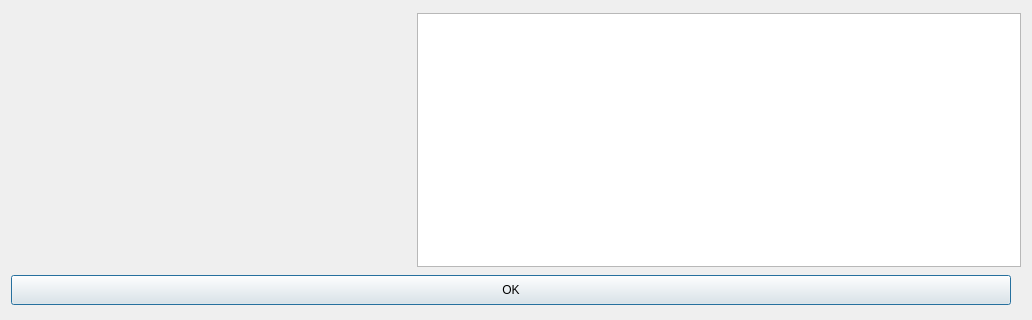
<?xml version="1.0" encoding="UTF-8"?>
<ui version="4.0">
 <class>HelpDialog</class>
 <widget class="QDialog" name="HelpDialog">
  <property name="geometry">
   <rect>
    <x>0</x>
    <y>0</y>
    <width>1032</width>
    <height>320</height>
   </rect>
  </property>
  <property name="minimumSize">
   <size>
    <width>1032</width>
    <height>320</height>
   </size>
  </property>
  <property name="maximumSize">
   <size>
    <width>1032</width>
    <height>320</height>
   </size>
  </property>
  <property name="windowTitle">
   <string>About HyperMix</string>
  </property>
  <property name="windowIcon">
   <iconset>
    <normaloff>images/H.png</normaloff>images/H.png</iconset>
  </property>
  <layout class="QHBoxLayout" name="horizontalLayout_2">
   <item>
    <layout class="QVBoxLayout" name="verticalLayout">
     <item>
      <layout class="QHBoxLayout" name="horizontalLayout">
       <item>
        <widget class="QLabel" name="imageLabel">
         <property name="minimumSize">
          <size>
           <width>400</width>
           <height>254</height>
          </size>
         </property>
         <property name="maximumSize">
          <size>
           <width>400</width>
           <height>254</height>
          </size>
         </property>
         <property name="text">
          <string/>
         </property>
        </widget>
       </item>
       <item>
        <widget class="QTextEdit" name="textEdit">
         <property name="minimumSize">
          <size>
           <width>600</width>
           <height>254</height>
          </size>
         </property>
         <property name="maximumSize">
          <size>
           <width>800</width>
           <height>254</height>
          </size>
         </property>
        </widget>
       </item>
      </layout>
     </item>
     <item>
      <widget class="QPushButton" name="pushButton">
       <property name="sizePolicy">
        <sizepolicy hsizetype="Fixed" vsizetype="Fixed">
         <horstretch>0</horstretch>
         <verstretch>0</verstretch>
        </sizepolicy>
       </property>
       <property name="minimumSize">
        <size>
         <width>1000</width>
         <height>30</height>
        </size>
       </property>
       <property name="maximumSize">
        <size>
         <width>1000</width>
         <height>16777215</height>
        </size>
       </property>
       <property name="text">
        <string>OK</string>
       </property>
      </widget>
     </item>
    </layout>
   </item>
  </layout>
 </widget>
 <resources/>
 <connections>
  <connection>
   <sender>pushButton</sender>
   <signal>clicked()</signal>
   <receiver>HelpDialog</receiver>
   <slot>close()</slot>
   <hints>
    <hint type="sourcelabel">
     <x>220</x>
     <y>313</y>
    </hint>
    <hint type="destinationlabel">
     <x>225</x>
     <y>172</y>
    </hint>
   </hints>
  </connection>
 </connections>
</ui>
